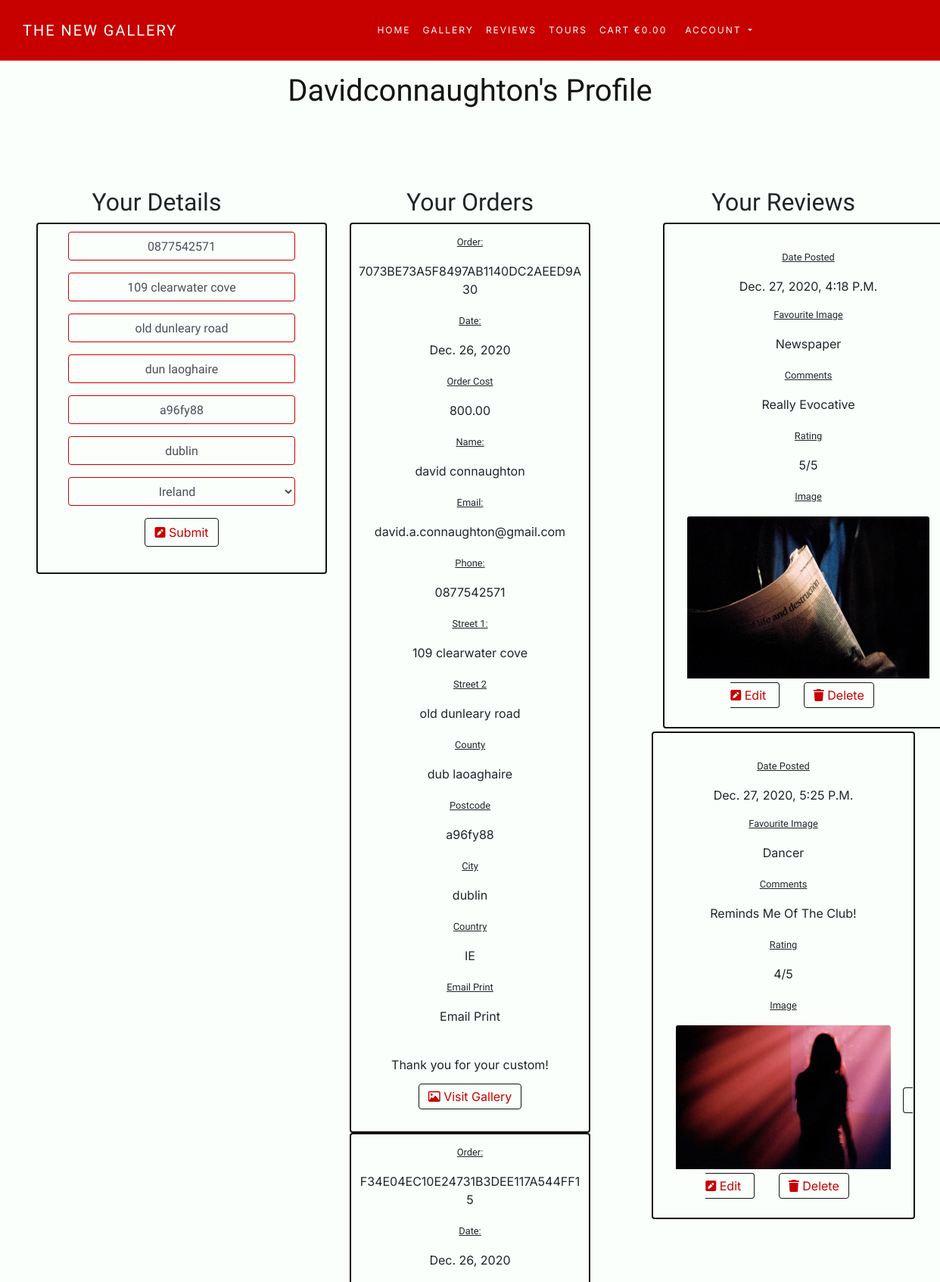
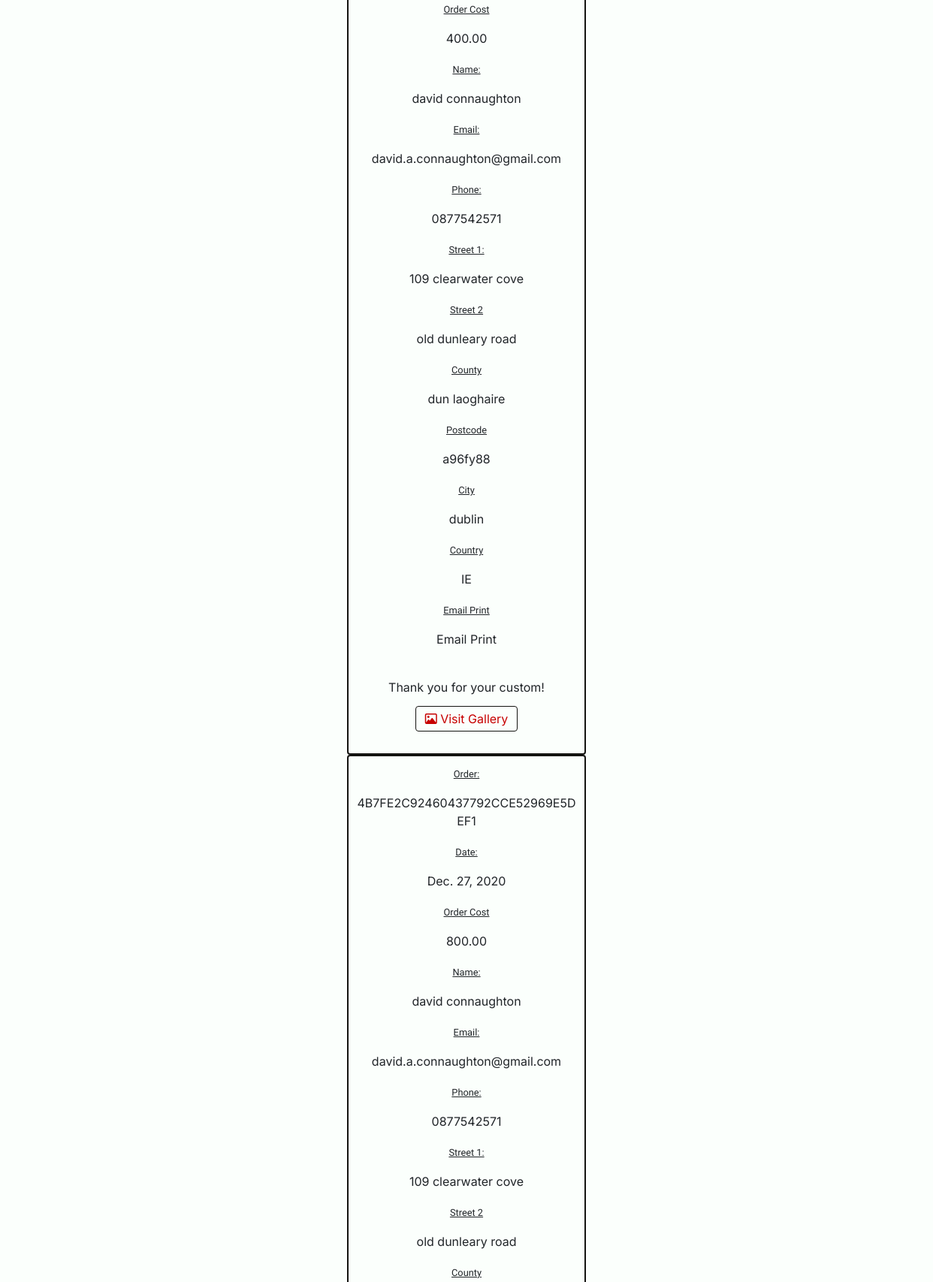
/profile/ (signed in, upper part), run on the app's committed database (2 pictures, top to bottom).
### profiles/models.py (models this page shows)
class UserProfile(models.Model):
    user = models.OneToOneField(User, on_delete=models.CASCADE)
    default_phone_number = models.CharField(
        max_length=32, null=True, blank=True)
    default_street_address_1 = models.CharField(
        max_length=50, null=True, blank=True)
    default_street_address_2 = models.CharField(
        max_length=50, null=True, blank=True)
    default_county = models.CharField(max_length=50, null=True, blank=True)
    default_postcode = models.CharField(max_length=15, null=True, blank=True)
    default_city = models.CharField(max_length=32, null=True, blank=True)
    default_country = CountryField(
        blank_label='Country', null=True, blank=True
    )
    def __str__(self):
        return self.user.username

### checkout/models.py (models this page shows, shortened)
class Order(models.Model):
    EMAIL = "Email Print"
    NO_EMAIL = "Please don't email Print"
    EMAIL_PRINT = (
        (EMAIL, "Email Print"),
        (NO_EMAIL, "Please Don't Email Print"),
    )
    order_number = models.CharField(max_length=32, null=False, editable=False)
    user_profile = models.ForeignKey(
        UserProfile, on_delete=models.SET_NULL, null=True,
        blank=True, related_name='orders'
    )
    full_name = models.CharField(max_length=32, null=False)
    email = models.EmailField(max_length=254, null=False, blank=False)
    phone_number = models.CharField(max_length=32, null=False, blank=False)
    street_address_1 = models.CharField(max_length=50, null=False, blank=False)
    street_address_2 = models.CharField(max_length=50, null=True, blank=True)
    county = models.CharField(max_length=50, null=False, blank=False)
    postcode = models.CharField(max_length=15, null=False, blank=False)
    city = models.CharField(max_length=32, null=False, blank=False)
    country = CountryField(
        blank_label='Country', null=False, blank=False
    )
    date = models.DateField(auto_now_add=True)
    email_print = models.CharField(
        max_length=30, choices=EMAIL_PRINT, default=EMAIL)
    order_total = models.DecimalField(
        max_digits=10, decimal_places=2, null=False, default=0)
    grand_total = models.DecimalField(
        max_digits=10, decimal_places=2, null=False, default=0)

### reviews/models.py (models this page shows, shortened)
class Review(models.Model):
    ONE = 1
    TWO = 2
    THREE = 3
    FOUR = 4
    FIVE = 5
    RATING_CHOICES = (
        (ONE, 1),
        (TWO, 2),
        (THREE, 3),
        (FOUR, 4),
        (FIVE, 5),
    )
    favourite_image = models.ForeignKey(
        'Image', null=True, blank=True, on_delete=models.CASCADE)
    user = models.ForeignKey(User, on_delete=models.CASCADE)
    city = models.CharField(max_length=20, null=False, blank=False)
    country = CountryField(
        blank_label='Country', null=False, blank=False
    )
    review = models.TextField(max_length=200, null=False, blank=False)
    date_posted = models.DateTimeField(default=timezone.now)
    rating = models.IntegerField(choices=RATING_CHOICES, default=ONE)

class Image(models.Model):
    class Meta:
        verbose_name_plural = 'Images'
    image = models.CharField(max_length=100)
    def __str__(self):
        return self.image

### profiles/views.py (the view)
# urls.py: path('', views.profile, name='profile'),
def profile(request):
    profile = get_object_or_404(UserProfile, user=request.user)
    if request.method == 'POST':
        form = UserProfileForm(request.POST, instance=profile)
        if form.is_valid():
            form.save()
    form = UserProfileForm(instance=profile)
    orders = profile.orders.all()
    template = 'profiles/profile.html'
    reviews = Review.objects.filter(user=request.user)
    context = {
        'profile': profile,
        'form': form,
        'orders': orders,
        'reviews': reviews,
        'on_profile_page': True,
    }
    return render(request, template, context)

### cart/contexts.py (called while the page is built, shortened)
def cart_contents(request):
    cart_items = []
    total = 0
    photo_count = 0
    cart = request.session.get('cart', {})
    context = {
        'cart_items': cart_items,
        'total': total,
        'photo_count': photo_count,
    }
    return context

### profiles/templates/profiles/profile.html (shortened to what this page needs)
{% extends "base.html" %}
{% load static %}
{% load cart_tools %}
{% block extra_css %}
<link rel="stylesheet" href="{% static 'profiles/css/profiles.css' %}">
{% endblock %}
{% block content %}
    <div class="container-fluid mx-auto row justify-content-center">
        <h1 class="mt-5 pt-5 header profile-header" id="top">{{ profile }}'s Profile</h1>
        <br>
    </div>
    <div class="container-fluid">
        <div class="row">
            <div class="col-md-4 m-5 p-5 mx-auto text-center">
                <div class="row">
                    <div class="col-md-12" id="details">
                        <h2>Your Details</h2>
                        <div class="card mx-auto text-center card-outline">
                            <form action="{% url 'profile' %}" method="POST" id="profile-update-form">
                                {{ form|crispy }}
                                <button class="btn btn-outline page-button">
                                    <i class="fas fa-pen-square"></i>
                                    Submit
                                </button>
                            </form>
                            <br>
                        </div>
                    </div>
                </div>
            </div>
            <div class="col-md-4 m-5 p-5 mx-auto text-center">
                <div class="row">
                    <div class="col-md-12" id="orders">
                        <h2>Your Orders</h2>
                        {% for order in orders %}
                        <div class="container-fluid mx-auto  order-details">
                            <div class="row">
                                <div class="card mx-auto text-center card-outline">
                                    <p>
                                        <small class="small">Order:</small>
                                    </p>
                                    <p>{{ order.order_number }}</p>
                                    <p>
                                        <small class="small">Date:</small>
                                    </p>
                                    <p>{{ order.date }}</p>
                                    <p>
                                        <small class="small">Order Cost</small>
                                    </p>
                                    <p>{{ order.order_total }}</p>
                                    <p>
                                        <small class="small">Name:</small>
                                    </p>
                                    <p>{{ order.full_name }}</p>
                                    <p>
                                        <small class="small">Email:</small>
                                    </p>
                                    <p>{{ order.email }}</p>
                                    <p>
                                        <small class="small">Phone:</small>
                                    </p>
                                    <p>{{ order.phone_number }}</p>
                                    <p>
                                        <small class="small">Street 1:</small>
                                    </p>
                                    <p>{{ order.street_address_1 }}</p>
                                    {% if order.street_address_2 %}
                                        <p>
                                            <small class="small">Street 2</small>
                                        </p>
                                        <p>{{ order.street_address_2 }}</p>
                                    {% endif %}
                                    <p>
                                        <small class="small">County</small>
                                    </p>
                                    <p>{{ order.county }}</p>
                                    <p>
                                        <small class="small">Postcode</small>
                                    </p>
                                    <p>{{ order.postcode }}</p>
                                    <p>
                                        <small class="small">City</small>
                                    </p>
                                    <p>{{ order.city }}</p>
                                    <p>
                                        <small class="small">Country</small>
                                    </p>
                                    <p>{{ order.country }}</p>
                                    <p>
                                        <small class="small">Email Print</small>
                                    </p>
                                    <p>{{ order.email_print }}</p>
                                    <br>
                                    <p>Thank you for your custom!</p>
                                    <div class="col-12">
                                        <a href="{% url 'photos' %}" class="btn btn-outline page-button">
                                            <i class="far fa-image"></i>
                                                Visit Gallery
                                        </a>
                                    </div>
                                    <br>
                                </div>
                            </div>
                        </div>
                        {% endfor %}
                    </div>
                </div>
            </div>
            <div class="col-md-4 m-5 p-5 mx-auto text-center">
                <div class="row">
                    <div class="col-md-12" id="reviews">
                        <h2>Your Reviews</h2>
                        {% for review in reviews %}
                        <div class="card mx-auto mt-1 text-center card-outline">
                            <div class="card-body">
                                <p>
                                    <small class="small">Date Posted</small>
                                </p>
                                <p class="card-title">{{ review.date_posted }}</p>
                                <p>
                                    <small class="small">Favourite Image</small>
                                </p>
                                <p class="card-text review-text">{{ review.favourite_image }}</p>
                                <p>
                                    <small class="small">Comments</small>
                                </p>
                                <p class="card-text review-text">{{ review.review }}</p>
                                <p>
                                    <small class="small">Rating</small>
                                </p>
                                <p class="card-text">{{ review.rating }}/5 </p>
                                <p>
                                    <small class="small">Image</small>
                                </p>
                                <img class="card-img-top mb-2" src="/media/{{ review.favourite_image }}.jpg"
                                    alt="Card image cap">
                                {% if review.user == user %}
                                <a href="{% url 'review_update' review.id %}" class="btn btn-outline page-button m-3">
                                    <i class="fas fa-pen-square"></i>
                                    Edit
                                </a>
                                <a href="{% url 'review_delete' review.id %}" class="btn btn-outline page-button m-3">
                                    <i class="fas fa-trash"></i>
                                    Delete
                                </a>
                                {% endif %}
                            </div>
                        </div>
                    </div>
                    {% endfor %}
                </div>
            </div>
        </div>
{% endblock %}

### static/css/base.css (style rules this page uses)
html { height: 100%; }
body { font-family: 'Inter', sans-serif !important; background-color: #FBFFFC; }
h1, h2, h3, h4, h5, .small { font-family: 'Work Sans', sans-serif !important; }
.header { color: #141411; }
.card { width: 24rem; }
.card-outline { border: solid #141411 2px; background-color: #FBFFFC; padding: 10px; }
.card-title { text-transform: capitalize; }
.page-button { color: #c70000; border-color: #141411; }
.small { text-decoration: underline; }
.form-group { min-width: 150px; max-width: 300px; display: block; margin-left: auto; margin-right: auto; }
.form-control, select, #id_email { background-color: #FBFFFC; font-family: 'Work Sans', sans-serif !important; border: solid #c70000 1px !important; text-align: center; display: block; margin-left: auto; margin-right: auto; }
select { width: 110px; margin-bottom: 5px; }

### profiles/static/profiles/css/profiles.css (style rules this page uses)
.form-control { text-align: center; }
.profile-header { text-transform: capitalize; }
.review-text { text-transform: capitalize; }
.page-button { display: inline; }

### data on the page
UserProfile: user.username "Davidconnaughton", default_phone_number "0877542571", default_street_address_1 "109 clearwater cove", default_street_address_2 "old dunleary road", default_county "dun laoghaire", default_postcode "a96fy88", default_city "dublin", default_country "Ireland"
Order: order_number "7073BE73A5F8497AB1140DC2AEED9A30", date "Dec. 26, 2020", order_total "800.00", full_name "david connaughton", email "david.a.connaughton@gmail.com", phone_number "0877542571", street_address_1 "109 clearwater cove", street_address_2 "old dunleary road", county "dub laoaghaire", postcode "a96fy88", city "dublin", country "IE", email_print "Email Print"
Order: order_number "F34E04EC10E24731B3DEE117A544FF15", date "Dec. 26, 2020", order_total "400.00", full_name "david connaughton", email "david.a.connaughton@gmail.com", phone_number "0877542571", street_address_1 "109 clearwater cove", street_address_2 "old dunleary road", county "dun laoghaire", postcode "a96fy88", city "dublin", country "IE", email_print "Email Print"
Order: order_number "4B7FE2C92460437792CCE52969E5DEF1", date "Dec. 27, 2020", order_total "800.00", full_name "david connaughton", email "david.a.connaughton@gmail.com", phone_number "0877542571", street_address_1 "109 clearwater cove", street_address_2 "old dunleary road"
Review: date_posted "Dec. 27, 2020, 4:18 P.m.", favourite_image "Newspaper", review "Really Evocative", rating "5", favourite_image (picture), shows "Edit"
Review: date_posted "Dec. 27, 2020, 5:25 P.m.", favourite_image "Dancer", review "Reminds Me Of The Club!", rating "4", favourite_image (picture), shows "Edit"
